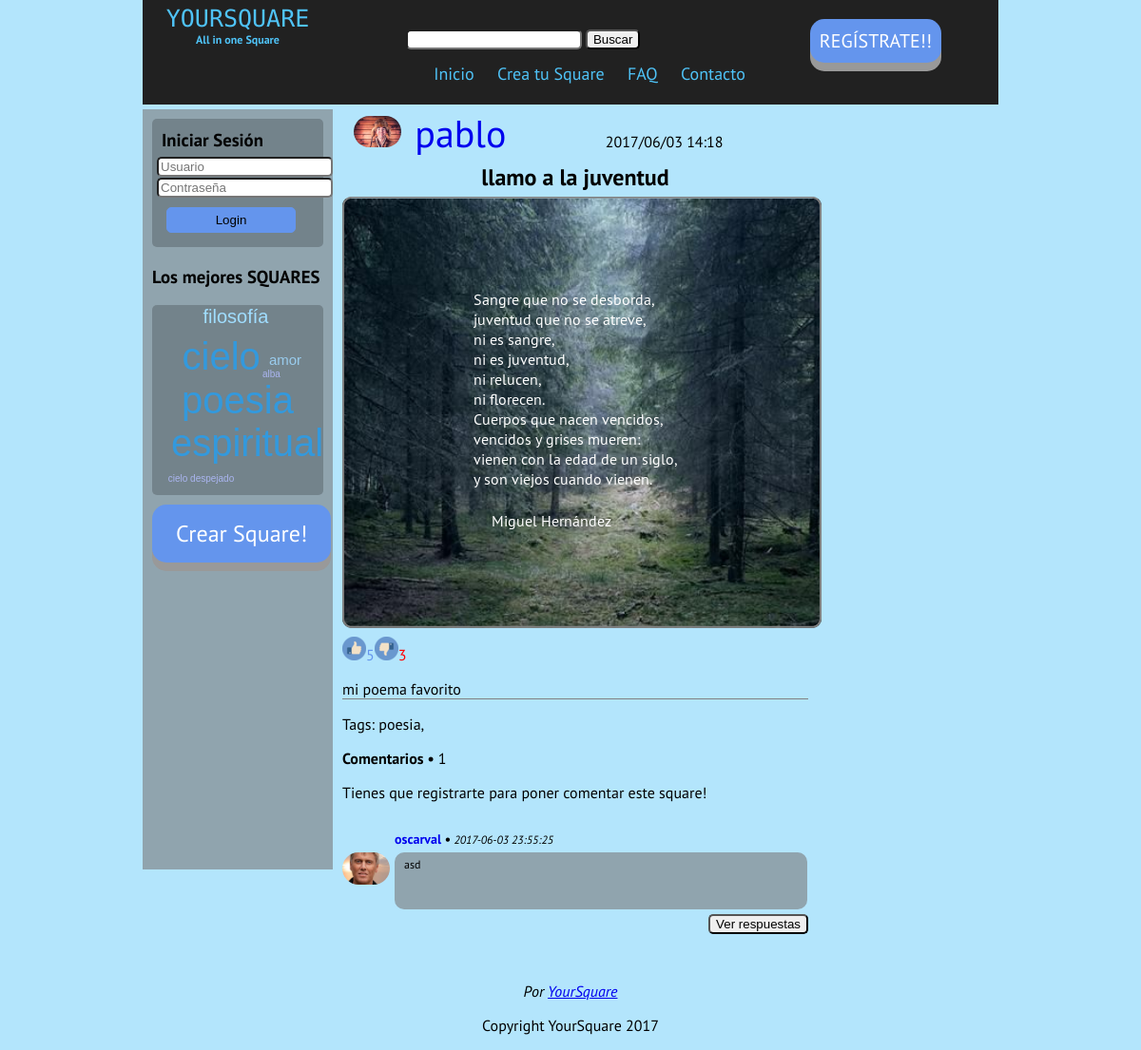
The page /PRACTICA4/views/square_detail.php?id=27 on the database its author committed.
### tables this page shows
CREATE TABLE IF NOT EXISTS `usuarios` (
  `usr_id` int(11) NOT NULL AUTO_INCREMENT,
  `usr_usuario` varchar(50) DEFAULT NULL,
  `usr_password` varchar(255) DEFAULT NULL,
  `usr_es_admin` int(11) DEFAULT NULL,
  `usr_email` varchar(20) NOT NULL,
  `usr_pais` varchar(20) NOT NULL,
  `usr_registration_date` datetime NOT NULL DEFAULT CURRENT_TIMESTAMP,
  `usr_avatar` varchar(30) NOT NULL,
  PRIMARY KEY (`usr_id`)
);

CREATE TABLE IF NOT EXISTS `square` (
  `sq_squareid` int(11) NOT NULL AUTO_INCREMENT,
  `sq_createdate` datetime DEFAULT NULL,
  `sq_updatedate` datetime DEFAULT NULL,
  `sq_usersession` varchar(50) DEFAULT NULL,
  `sq_userid` int(11) DEFAULT NULL,
  `sq_csscontent` longtext,
  `sq_htmlcontent` longtext,
  `sq_description` varchar(255) DEFAULT NULL,
  `sq_title` varchar(150) DEFAULT NULL,
  `sq_likes` int(11) DEFAULT NULL,
  `sq_dislikes` int(11) DEFAULT NULL,
  `sq_image` varchar(20) DEFAULT NULL,
  PRIMARY KEY (`sq_squareid`)
);

CREATE TABLE IF NOT EXISTS `comments` (
  `comm_id` int(11) NOT NULL AUTO_INCREMENT,
  `comm_idSquare` int(11) NOT NULL,
  `comm_idCreator` int(11) NOT NULL,
  `comm_idUserSquare` int(11) NOT NULL,
  `comm_content` varchar(100) NOT NULL,
  `comm_date` datetime NOT NULL DEFAULT CURRENT_TIMESTAMP,
  PRIMARY KEY (`comm_id`)
);

### PRACTICA4/mode/MySQLFunctions.php (called while the page is built, shortened)
<?php
class   MySQLFunctions{
  private $conn;
  private $response;
  private $array_ini;
  function __construct(){
    $this->array_ini = parse_ini_file("config.ini");
  }
  public function getResponse(){
    return $this->response;
  }
  public function select($query,$where,$extras=null){
    if($query){
      $query = strtolower($query);
      $q = $query;
      if($where){
        $q .= " where ".$where;
      }
      if($extras){
        $q .= " ".$extras;
      }
      $this->response["status"] = false;
      $this->response["data"] = [];
      $this->conn->query("SET SESSION sql_mode = ''");
      $qResp = $this->conn->query($q) or die("erro sql".$this->conn->error);
      while($result = $qResp->fetch_assoc()){
        array_push($this->response["data"],$result);
      }
      $this->response["status"] = true;
    }
  }
  private function openBD(){
    $this->conn = new mysqli($this->array_ini["SERVER"], $this->array_ini["USERNAME"], $this->array_ini["PASSWORD"], $this->array_ini["BBDD"]);
    $this->conn->set_charset("utf8");
  }
}
?>

### PRACTICA4/controller/Squares.php (called while the page is built, shortened)
<?php
include_once("../mode/SquaresDao.php");
class Squares{
    private $dao;
    function __construct(){
      $this->dao = new SquaresDao();
    }
    public function getSquareDetail($id){
      return $this->dao->getSquareDetail($id);
    }
}
?>

### PRACTICA4/mode/SquaresDao.php (called while the page is built, shortened)
<?php
include_once("MySQLFunctions.php");
class SquaresDao{
  private $dao;
  function __construct(){
    $this->dao = new MySQLFunctions();
  }
  public function getSquareDetail($id){
    $this->dao->select("select * from square",false,"where sq_squareid=$id");
    $resp = $this->dao->getResponse();
    if($resp["status"] && count($resp["data"]) > 0){
      return $resp["data"][0];
    }
    return null;
  }
}
?>

### PRACTICA4/controller/Usuarios.php (called while the page is built, shortened)
<?php
include_once("../mode/UsuariosDao.php");
class Usuarios{
    private $dao;
    function __construct(){
      $this->dao = new UsuariosDao();
    }
    public function getUser($id_usr){
        return $this->dao->getUser($id_usr);
    }
}
?>

### PRACTICA4/mode/UsuariosDao.php (called while the page is built, shortened)
<?php
include_once("MySQLFunctions.php");
class UsuariosDao{
  private $dao;
  function __construct(){
    $this->dao = new MySQLFunctions();
  }
  public function getUser($id_user){
      $this->dao->select("select *from usuarios","usr_id=$id_user");
      $resp = $this->dao->getResponse();
      if($resp["status"] && count($resp["data"]) > 0){
        return $resp["data"][0];
      }
      return null;
  }
}
?>

### PRACTICA4/controller/Tags.php (called while the page is built, shortened)
<?php
include("../mode/TagsDao.php");
class Tags{
    private $dao;
    function __construct(){
      $this->dao = new TagsDao();
    }
    public function getTagsSquare($squareId){
       return $this->dao->getTagsBySquareId($squareId);
    }
}
?>

### PRACTICA4/mode/TagsDao.php (called while the page is built, shortened)
<?php
include_once("MySQLFunctions.php");
class TagsDao{
  private $dao;
  function __construct(){
    $this->dao = new MySQLFunctions();
  }
  public function getTagsBySquareId($squareId){
    $this->dao->select("select * from vTagsSquare","sq_squareid=$squareId","group by tag_name");
    $resp = $this->dao->getResponse();
    if($resp["status"] && count($resp["data"]) > 0){
      return $resp["data"];
    }
    return null;
  }
  public function getTagsCloud($limit){
    $this->dao->select("select * from vTagsCloud",false,"limit 0,$limit");
    $resp = $this->dao->getResponse();
    if($resp["status"] && count($resp["data"]) > 0){
      return $resp["data"];
    }
    return null;
  }
}
?>

### PRACTICA4/controller/Comments.php (called while the page is built, shortened)
<?php
include('../mode/CommentsDao.php');
class Comments{
	private $dao;
  	function __construct(){
  		$this->dao = new CommentsDao();
  	}
  	public function getCommentsBySquare($idSquare){
  		return  $this->dao->getCommentsBySquare($idSquare);
  	}
}
?>

### PRACTICA4/mode/CommentsDao.php (called while the page is built, shortened)
<?php
include_once("MySQLFunctions.php");
class CommentsDao{
	private $dao;
	function __construct(){
	$this->dao = new MySQLFunctions();
	}
  	public function getCommentsBySquare($idSquare){
  		$this->dao->select("select * from comments","comm_idSquare = $idSquare");
      $result =   $this->dao->getResponse();
      if($result["status"] && count($result["data"]) > 0){
        return $result["data"];
      }else{
        return false;
      }
  		return $this->dao->getResponse();
  	}
    public function getCommentsByComment($comm_id){
      $this->dao->select("select * from comments_thread","commth_commId = $comm_id");
      $result = $this->dao->getResponse();
        if($result["status"] && count($result["data"]) > 0){
          return $result["data"];
        }else{
          return false;
        }
    }
}
?>

### PRACTICA4/views/Comments.php (the view, shortened to what this page needs)
<?php
include('../controller/Comments.php');
$commentsDao = new Comments();
	$listComents = $commentsDao->getCommentsBySquare($squareDetail['sq_squareid']);
	?>
	<link href="css/style-comments.css" rel="stylesheet" type="text/css" />
	<p><strong>Comentarios • </strong><span><?php echo (empty($listComents)) ? "0" : count($listComents);?></span></p>
	<?php
	if (isset($_SESSION["login"]) && $_SESSION["login"] === true){
		$user = $userDao->getUser($_SESSION['id']);
	?>
		<div id="nuevo_comentario">
			<img src="<?php echo $user['usr_avatar']?>"/>
			<form method="post" action="../controller/AddComment.php?sq_squareid=<?php echo $squareDetail['sq_squareid']?>&usr_id=<?php echo $user['usr_id']?>&sq_userid=<?php echo $squareDetail['sq_userid']?>" enctype="multipart/form-data">
			 	<textarea name="Consulta" placeholder="Escriba aquí tu comentario" ></textarea>
			    <div id="button_comment">
			    	<input type="hidden" name="sitio" value="sitio">
			    	<input type="submit" value="Comentar" name="submit" class="custom-file-upload">
				</div>
			</form>
			<div>
				<img src="../img/barra_gris.jpg" />
			</div>
		</div>
	<?php
	}
	else
		echo "<p>Tienes que registrarte para poner comentar este square!</p>";
	?>
	<div id="lista_comentarios">
		<?php
		if (count($listComents)> 0 && $listComents != false){
			foreach ($listComents as $comment ) {
				$posicion = array_search( $comment, $listComents );
				$userofComment = $userDao->getUser($comment['comm_idCreator']);
		?>
				<div id="comentario_<?php echo $posicion?>">
					<a href="<?php echo 'user.php?usr_id='.$userofComment['usr_id']?>"><img src="<?php echo $userofComment['usr_avatar']?>"/></a>
					<p><?php echo "<a href='user.php?usr_id=". $userofComment['usr_id'] ."'>" .$userofComment['usr_usuario'] ."</a>" ?> • <span><?php echo $comment['comm_date']?></span>
					</p>
					<div id="contentenido_comentario">
						<p><?php echo $comment['comm_content']?></p>
					</div>
				</div>
				<div>
			    	<input  id="<?php echo $posicion?>" type="submit" value="Ver respuestas" class="mostrar_comentarios">
				</div>
		<?php
			}
		}
		?>
	</div>

### PRACTICA4/views/square_detail_content.php (shortened to what this page needs)
<?php
include_once("../controller/Squares.php");
include_once("../controller/Usuarios.php");
include_once("../controller/Tags.php");
$squares = new Squares();
$userDao = new Usuarios();
$tagsDao = new Tags();
$squareDetail = $squares->getSquareDetail($_GET["id"]);
$userNameSq = $userDao->getUser($squareDetail["sq_userid"]);
$sqImg = ($squareDetail["sq_image"]) ? "../img/squaresthumb/".$squareDetail["sq_image"] : "../img/squaresthumb/no-imageG.png";
$titulo = $squareDetail["sq_title"];
$desc = $squareDetail["sq_description"];
$tags = $tagsDao->getTagsSquare($squareDetail["sq_squareid"]);
$tagsText = "";
if($tags){
  foreach ($tags as $key) {
    $tagsText  .= $key["tag_name"].",";
  }
}
?>
<main id="main">
  <section class="intro">
    <div class='imgcontainer_detail'>
      <a href='user.php?usr_id=<?php echo $squareDetail["sq_userid"]; ?>' class="link_user_square">
        <img src='<?php echo $userNameSq["usr_avatar"]; ?>' alt='Avatar' class='avatar_detail'>
        <span id='nombrePerfil_detail'><?php echo $userNameSq["usr_usuario"]; ?></span>
      </a>
      <span id='fechaPerfil'><?php echo date("Y/m/d H:i", strtotime($squareDetail["sq_createdate"])); ?></span>
    </div>
    <h2 class="title-square-details"><?php echo $titulo;?></h2>
    <div id='wrapper-square'>
      <img src="<?php echo $sqImg; ?>"/>
    </div>
  </section>
  <div id="footer-square">
    <div class="like-dislike-container">
        <?php
            $likes = $squareDetail['sq_likes'];
            $dislikes = $squareDetail['sq_dislikes'];
            echo "<img src='../img/like-flat.png' alt='Like' title='Mensaje' onclick = 'like(".$squareDetail["sq_squareid"].");'/>";
            echo "<span class='like'>".$likes."</span>";
            echo "<img src='../img/dislike-flat.png' alt='Like' title='Mensaje' onclick = 'dislike(".$squareDetail["sq_squareid"].");'/>";
            echo "<span class='dislike'>".$dislikes."</span>";
        ?>
    </div>
    <div>
      <p class="des-square-detail"><?php echo $desc; ?></p>
    </div>
    <div>
      <p class="tags-square-detail">Tags: <?php echo $tagsText; ?></p>
    </div>
    <?php include('Comments.php') ?>
  </div>
</main>

### PRACTICA4/views/css/style.css (style rules this page uses)
input { border-radius: 5px; }
#main { width:490px; float:left; margin: 0 5px; min-height: 800px; }

### PRACTICA4/views/css/style-user.css (style rules this page uses)
.like-dislike-container { display: inline; }
.like { color:#6495ED; }
.dislike { color:#FF0000; }
.link_user_square { text-decoration: none; }
.title-square-details { margin: 5px; text-align: center; }
.des-square-detail { border-bottom: 1px solid grey; width: 100%; }

### PRACTICA4/views/css/style_XBZ.css (style rules this page uses)
.imgcontainer_detail { display: inline; margin-bottom: 15px; }
img.avatar_detail { width: 50px; border-radius: 50px; margin-top: 12px; margin-left: 12px; }
span#nombrePerfil_detail { display: inline; margin-left: 10px; margin-right: 100px; font-size: 40px; margin-bottom: 20px; }
span#fechaPerfil { display: inline; text-align: right; }
#footer-square { margin-top:5px; }
.like-dislike-container { display: inline; }
.like { color:#6495ED; }
.dislike { color:#FF0000; }

### PRACTICA4/views/css/style-comments.css (style rules this page uses)
#lista_comentarios { margin-top: 10px; }
#lista_comentarios div[id^='comentario'] { padding-bottom: 60px; }
#lista_comentarios > div[id^='comentario'] > a > img { width: 50px; float: left; border-radius: 50px; margin-right: 5px; margin-top: 37px; }
#lista_comentarios > div[id^='comentario'] > p { margin-bottom: 1px; font-size: 14px; font-weight: bold; float: left; margin-bottom: 5px; }
#lista_comentarios > div[id^='comentario'] > p > a { text-decoration: none; }
#lista_comentarios > div[id^='comentario'] > p > span { font-weight: normal; font-style: italic; font-size: 12px; }
#lista_comentarios > div[id^='comentario'] > #contentenido_comentario { float: left; margin-top: 0px; padding-top: 0px; width: 88.5%; height: 60px; background: #90a4ae; border-radius: 10px; margin-bottom: 5px; }
#lista_comentarios > div[id^='comentario'] > #contentenido_comentario > p { font-size: 12px; padding-left: 10px; margin-top: 5px; word-wrap: break-word; }
#nueva_respuesta #button_comment, .mostrar_comentarios { float: right; }

### rows shown on the page
usuarios: usr_avatar (picture), usr_usuario "pablo"
square: sq_createdate "2017/06/03 14:18", sq_title "llamo a la juventud", sq_image (picture), sq_likes "5", sq_dislikes "3", sq_description "mi poema favorito"
comments: usuarios.usr_avatar (picture), usuarios.usr_usuario "oscarval", comm_date "2017-06-03 23:55:25", comm_content "asd"

### other values the page prints
$tagsText "poesia,"
count($listComents) "1"
